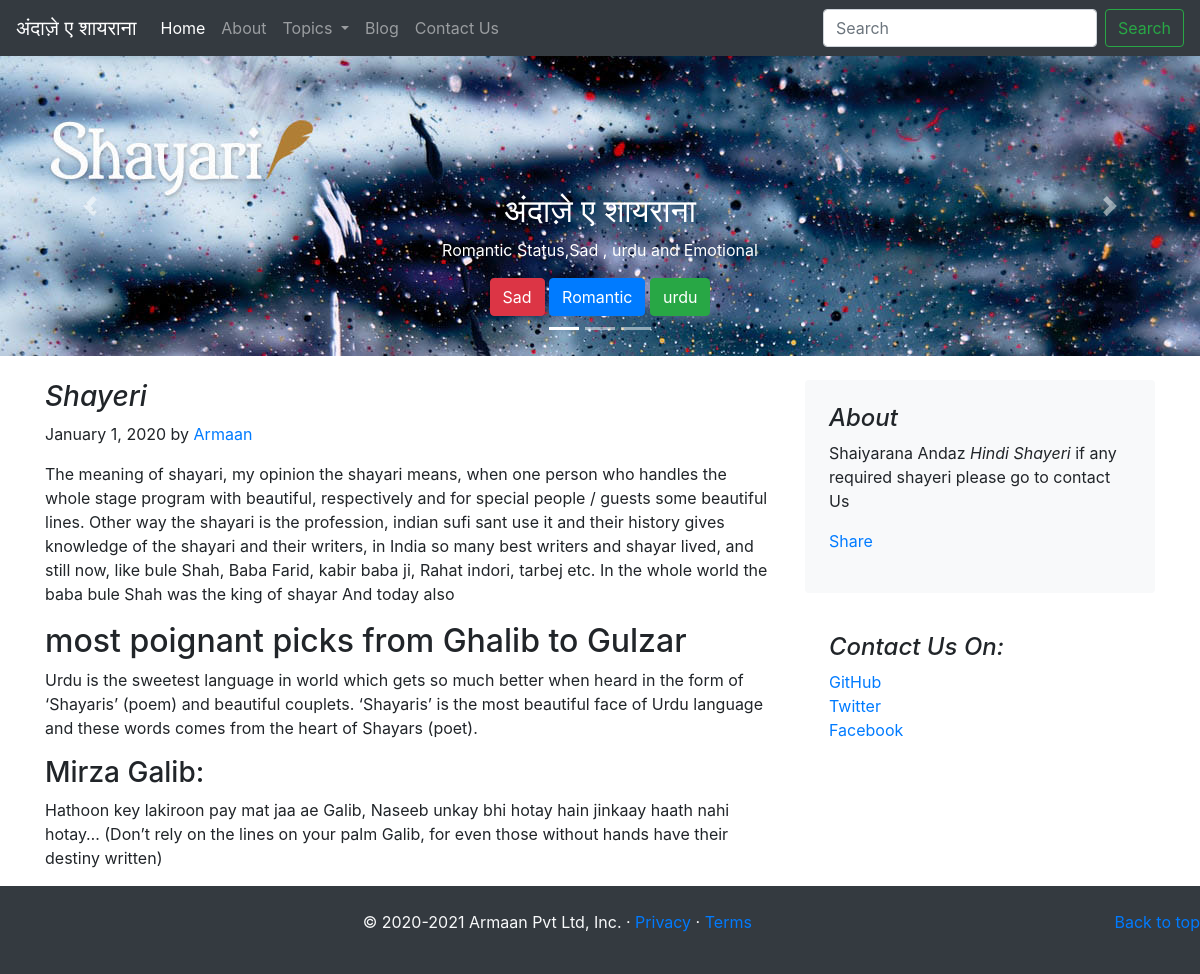
The app's page /blog/blogpost/4 with its own data.
### blog/models.py (models this page shows)
class Blogpost(models.Model):
    post_id = models.AutoField(primary_key=True)
    title = models.CharField(max_length=5000)
    head0 = models.CharField(max_length=500,default="")
    c_head0 = models.CharField(max_length=5000,default="")
    head1 = models.CharField(max_length=500,default="")
    c_head1 = models.CharField(max_length=5000,default="")
    head2 = models.CharField(max_length=500,default="")
    c_head2 = models.CharField(max_length=5000,default="")
    pub_date = models.DateField()
    thumbnail = models.ImageField(upload_to='blog/img')
    def __str__(self):
        return self.title

### blog/views.py (the view)
# urls.py: path('blogpost/<int:id>', views.blogpost, name='blogPost'),
def blogpost(request, id):
    post = Blogpost.objects.filter(post_id = id)[0]
    print(post)
    return render(request,'blog/blogpost.html', {'post':post})

### blog/templates/blog/blogpost.html (shortened to what this page needs)
{% extends 'blog/index.html' %}
{% block img %}
<img src="/static/img/1.jpg" alt="">
{% endblock img %}
{% block body %}
<div class="container">
    <div class="row mt-4">
        <div class="col-md-8 blog-main">
          <h3 class="font-italic">
            {{post.title}}
          </h3>
          <div class="blog-post">
            <p class="blog-post-meta">January 1, 2020 by <a href="#">Armaan</a></p>
            <p>{{post.c_head0}}</p>
            <h2>{{post.head1}}</h2>
            <p>{{post.c_head1}}</p>
            <h3>{{post.head2}}</h3>
            <p>{{post.c_head2}}</p>
          </div>
        </div>
        <aside class="col-md-4 blog-sidebar">
          <div class="p-4 mb-3 bg-light rounded">
            <h4 class="font-italic">About</h4>
            <p class="mb-0">Shaiyarana Andaz <em>Hindi Shayeri</em> if any  required  shayeri please go to contact Us</p>
            <div class="my-3 fb-share-button" data-href="http://127.0.0.1:8000/blog/blogpost/{{post.post_id}}" data-layout="button_count" data-size="large"><a target="_blank" href="https://www.facebook.com/sharer/sharer.php?u=http%3A%2F%2F127.0.0.1%3A8000%2Fblog%2Fblogpost%2F1&amp;src=sdkpreparse" class="fb-xfbml-parse-ignore">Share</a></div>
          </div>
          <div class="p-4">
            <h4 class="font-italic">Contact Us On:</h4>
            <ol class="list-unstyled">
              <li><a href="#">GitHub</a></li>
              <li><a href="#">Twitter</a></li>
              <li><a href="#">Facebook</a></li>
            </ol>
          </div>
        </aside>
      </div>
</div>
{% endblock body %}

### records on screen
Blogpost: title "Shayeri", c_head0 "The meaning of shayari, my opinion the shayari means, when one person who handles the whole stage program with beautiful, respectively and for special people / guests some beautiful lines. Other way the shayari is the profession, indian sufi sant use it and their history gives knowledge of the shayari and their writers, in India so many best writers and shayar lived, and still now, like bule Shah, Baba Farid, kabir baba ji, Rahat indori, tarbej etc. In the whole world the baba bule Shah was the king of shayar And today also", head1 "most poignant picks from Ghalib to Gulzar", c_head1 "Urdu is the sweetest language in world which gets so much better when heard in the form of ‘Shayaris’ (poem) and beautiful couplets. ‘Shayaris’ is the most beautiful face of Urdu language and these words comes from the heart of Shayars (poet).", head2 "Mirza Galib:", c_head2 "Hathoon key lakiroon pay mat jaa ae Galib, Naseeb unkay bhi hotay hain jinkaay haath nahi hotay… (Don’t rely on the lines on your palm Galib, for even those without hands have their destiny written)"
